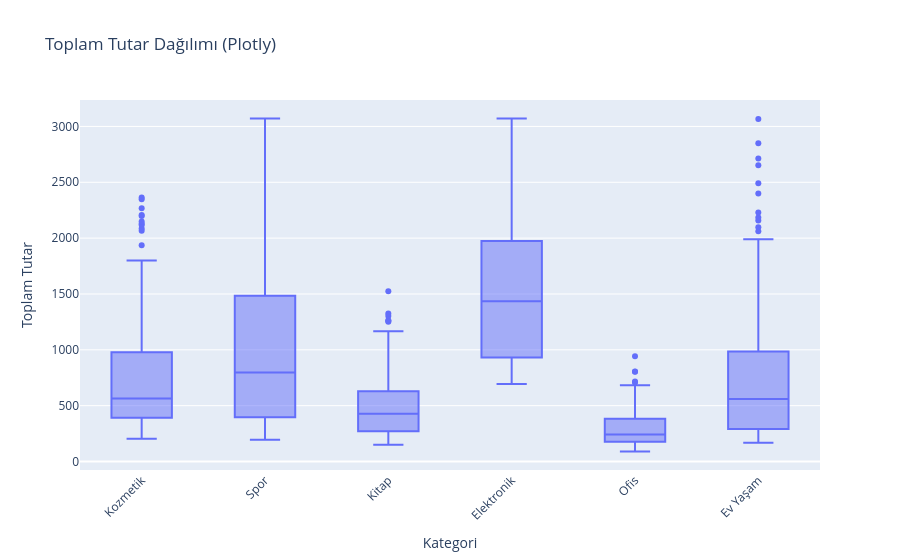

Write notebook code for a chart like this one.
### Code cell
import plotly.express as px

fig = px.box(df, x="kategori", y="toplam_tutar",
             title="Toplam Tutar Dağılımı (Plotly)",
             labels={"kategori": "Kategori", "toplam_tutar": "Toplam Tutar"})

fig.update_layout(xaxis_tickangle=-45)
fig.show()

### Figure 1 — Plotly figure (JSON) as saved in the notebook; plotly's stock layout.template omitted (floating-point values rounded to 4 significant figures; data arrays with more than 128 entries replaced by an {"elided": "..."} marker saying what was removed)
{"data": [{"alignmentgroup": "True", "hovertemplate": "Kategori=%{x}<br>Toplam Tutar=%{y}<extra></extra>", "legendgroup": "", "marker": {"color": "#636efa"}, "name": "", "notched": false, "offsetgroup": "", "orientation": "v", "showlegend": false, "type": "box", "x": {"elided": "1186 str values"}, "x0": " ", "xaxis": "x", "y": {"elided": "1186 float values"}, "y0": " ", "yaxis": "y"}], "layout": {"autosize": true, "boxmode": "group", "legend": {"tracegroupgap": 0}, "title": {"text": "Toplam Tutar Dağılımı (Plotly)"}, "xaxis": {"anchor": "y", "autorange": true, "domain": [0, 1], "range": [-0.5, 5.5], "tickangle": -45, "title": {"text": "Kategori"}, "type": "category"}, "yaxis": {"anchor": "x", "autorange": true, "domain": [0, 1], "range": [-75.95, 3237.0], "title": {"text": "Toplam Tutar"}, "type": "linear"}}}
